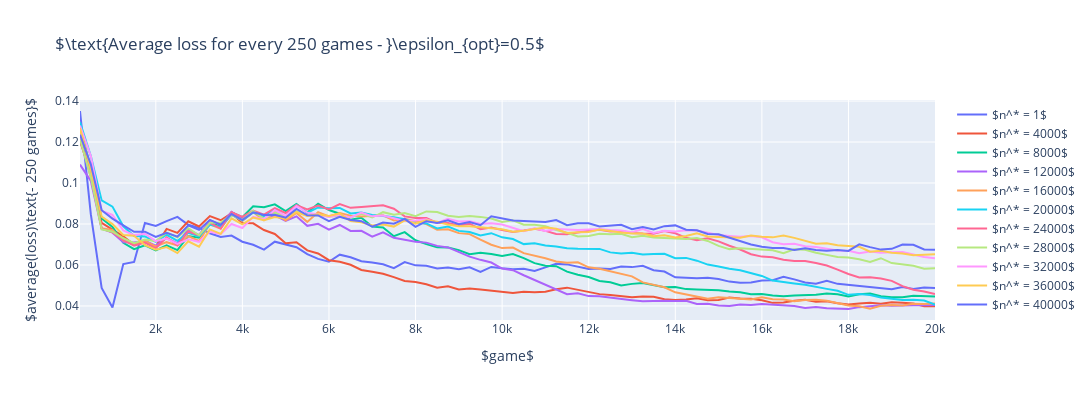

The notebook cell saved with this chart:
### Code cell
fig = go.Figure()

for i, y_i in enumerate(n_star_losses):
    fig.add_trace(go.Scatter(x=x, y=y_i, mode='lines',name=r'$n^* = %d$' % n_star_list[i]))

fig.update_layout(
    title=r'$\text{Average loss for every %d games - }\epsilon_{opt}=0.5$' % averaging_steps,
    xaxis_title=r'$game$',
    yaxis_title=r'$average(loss)\text{- %d games}$' % (averaging_steps),
    width=1200, height=400
)

fig.show()
